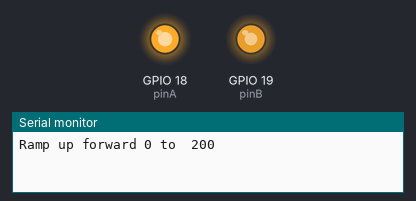
A sketch run on a simulated ESP32. Parts: output pins drawn as LEDs (lit = HIGH), the last lines printed to the serial monitor.

Above: at 2.47 s.
At 10.1 s:
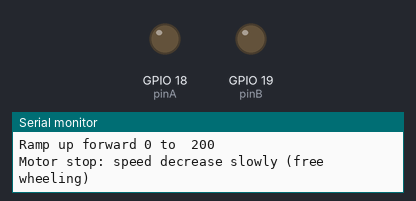
At 18.27 s:
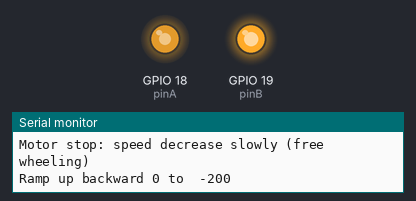
At 25.2 s:
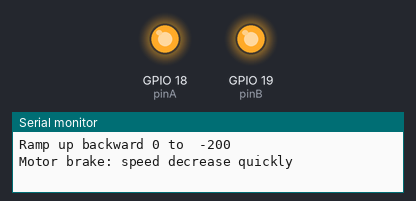
Timing chart, 0 to 40.0 s (numbered marks = the images above):
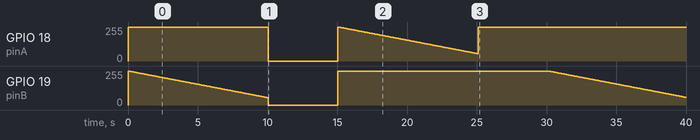

Measured:
- by itself, GPIO 19 (pinB): ramps from 255/255 to 0/255 and jumps back, once every 15.1 s

The sketch:

ESP32_2pin_simple_motor.ino
```cpp
// Simple example for FS_MX1508 library
//  - simplest contructor.
//  - demo for spinning CW, CCW, stopping (freewheeling) and braking
//  - better to use a separate powersupply for the MX1508 board (10v max)
//      (don't forget the ground with the processor board ...)

#include <FS_MX1508.h>

#define pinA 18 // to be adapted to your configuration. He re ESP32 ...
#define pinB 19 // to be adapted to your configuration. Here ESP32 ...

MX1508 motorA(pinA, pinB); // default SLOW_DECAY (resolution 8 bits, frequency 1000Hz)

void setup() {
  // put your setup code here, to run once:
  Serial.begin(115200);
}

void loop() {
  Serial.println("Ramp up forward 0 to  200");
  for (int pwm = 0; pwm <= 200; pwm++) { // ramp up forward.
    motorA.motorGo(pwm);
    delay(50);
  }

  Serial.println("Motor stop: speed decrease slowly (free wheeling)");
  motorA.motorStop();  // free wheeling. Motor stops slowly
  delay(5000);

  Serial.println("Ramp up backward 0 to  -200");
  for (int pwm = 0; pwm <= 200; pwm++) { // ramp up backward.
    motorA.motorGo(-pwm);
    delay(50);
  }

  Serial.println("Motor brake: speed decrease quickly ");
  motorA.motorBrake();  //  Fast , strong brake
  delay(5000);

}
```
